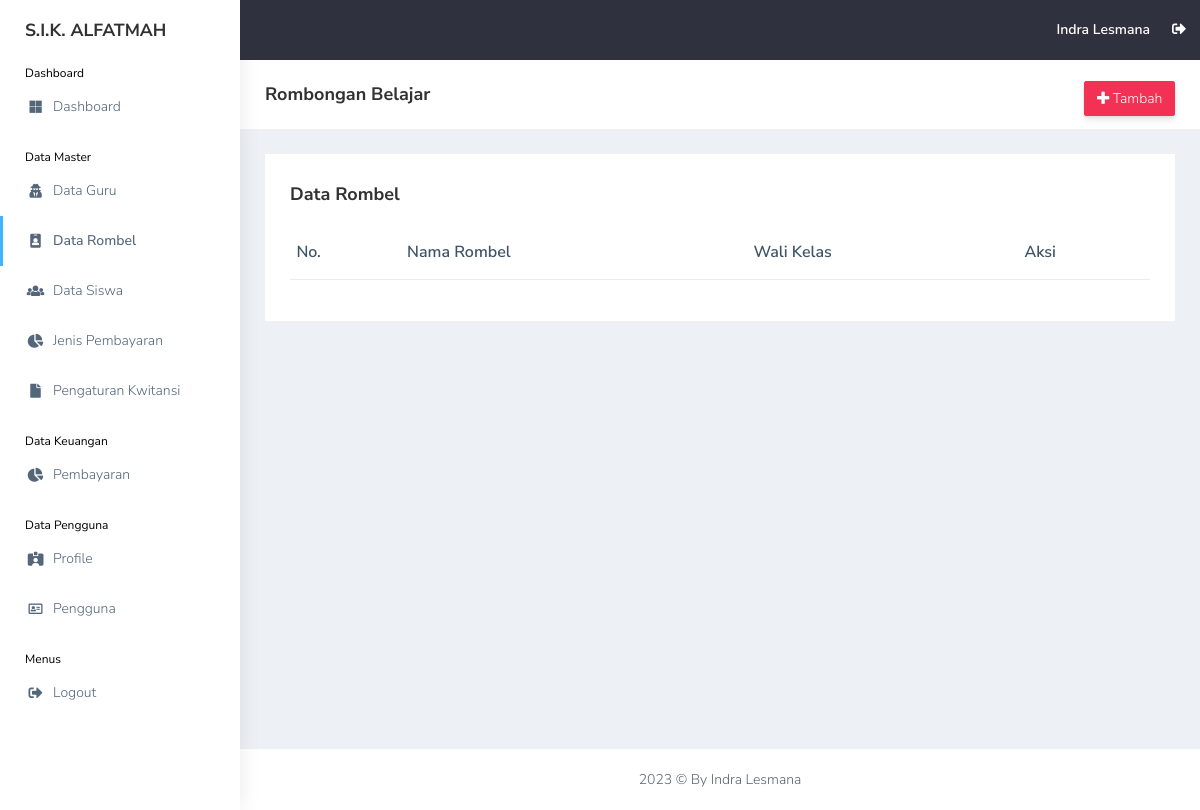
/view_master/rombel.php (signed in), run on an earlier commit of the app's database.
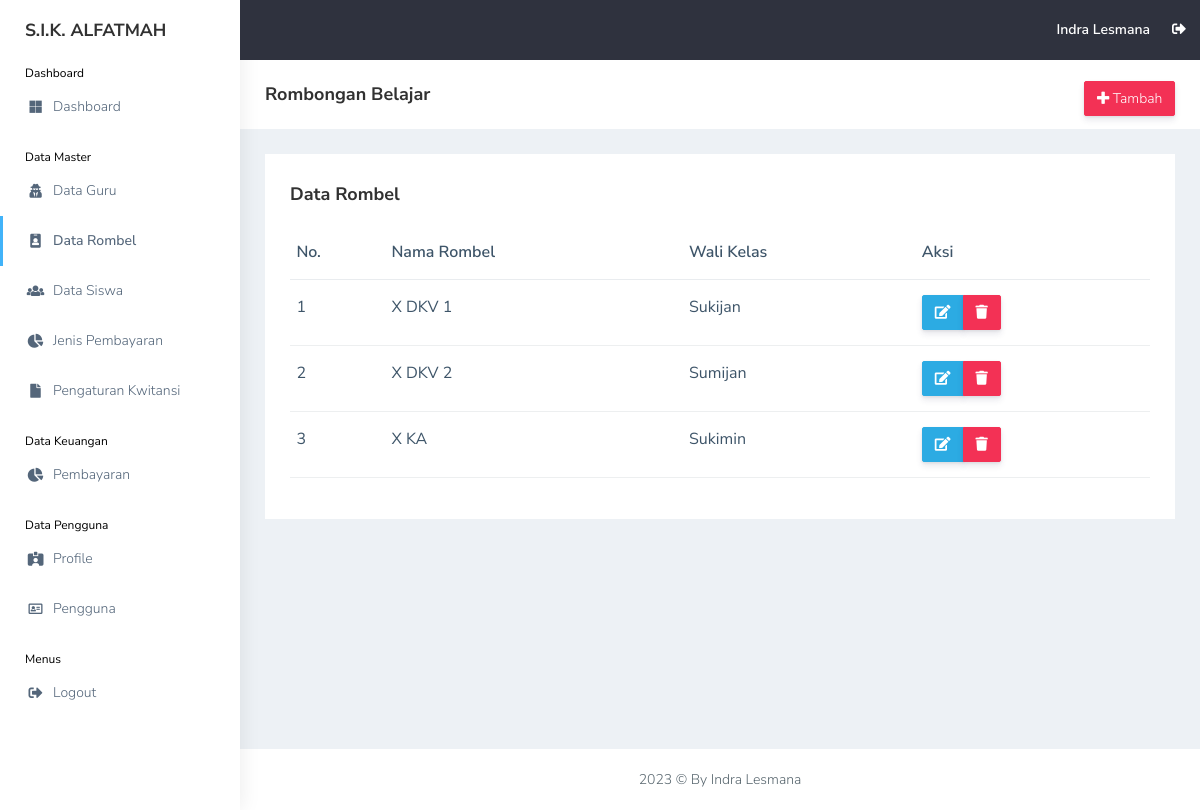
And on a later commit of the database.
### tables this page shows
CREATE TABLE `rombel` (
  `id_rombel` int(11) NOT NULL,
  `rombel` varchar(255) NOT NULL,
  `id_guru` int(11) NOT NULL
);

CREATE TABLE `guru` (
  `id_guru` int(11) NOT NULL,
  `nama_guru` varchar(255) NOT NULL,
  `mapel` varchar(255) NOT NULL,
  `date_created` date NOT NULL,
  `is_active` int(11) NOT NULL
);

### functions.php (called while the page is built, shortened)
<?php
$conn = mysqli_connect("localhost", "root", "", "db_sika");
function query($query)
{
    global $conn;
    $result = mysqli_query($conn, $query);
    $rows = [];
    while ($row = mysqli_fetch_assoc($result)) {
        $rows[] = $row;
    }
    return $rows;
}

### view_master/rombel.php (the view, shortened to what this page needs)
<?php
include "../templates/header.php";
$rombel = query(
    "SELECT * FROM rombel
    INNER JOIN guru ON guru.id_guru = rombel.id_guru"
);
?>
<div class="page-breadcrumb bg-white">
    <div class="row align-items-center">
        <div class="col-lg-3 col-md-4 col-sm-4 col-xs-12">
            <h4 class="page-title">Rombongan Belajar</h4>
        </div>
        <div class="col-lg-9 col-sm-8 col-md-8 col-xs-12">
            <div class="d-md-flex">
                <ol class="breadcrumb ms-auto">
                    <li><a href="rombel_add.php"
                            class="btn btn-danger  d-none d-md-block pull-right ms-3 hidden-xs hidden-sm waves-effect waves-light text-white"><i
                                class="fas fa-plus"></i> Tambah</a>
                    </li>
                </ol>
            </div>
        </div>
    </div>
</div>
<div class="container-fluid">
    <div class="row">
        <div class="col-md-12 col-lg-12 col-sm-12">
            <div class="white-box">
                <div class="d-md-flex mb-3">
                    <h3 class="box-title mb-0">Data Rombel</h3>
                </div>
                <div class="table-responsive">
                    <table class="table no-wrap">
                        <thead>
                            <tr>
                                <th class="border-top-0">No.</th>
                                <th class="border-top-0">Nama Rombel</th>
                                <th class="border-top-0">Wali Kelas</th>
                                <th class="border-top-0">Aksi</th>
                            </tr>
                        </thead>
                        <tbody>
                            <?php $i = 1; ?>
                            <?php foreach ($rombel as $r): ?>
                                <tr>
                                    <td>
                                        <?= $i; ?>
                                    </td>
                                    <td class="txt-oflo">
                                        <?= $r["rombel"]; ?>
                                    </td>
                                    <td class="txt-oflo">
                                        <?= $r["nama_guru"]; ?>
                                    </td>
                                    <td>
                                        <div class="btn-group btn-group-toggle" data-toggle="buttons">
                                            <a href="rombel_edit.php?id_rombel=<?= $r["id_rombel"] ?>"
                                                class="btn btn-info text-white"><i class="fas fa-edit"></i></a>
                                            <a href="rombel_delete.php?id_rombel=<?= $r["id_rombel"] ?>"
                                                class="btn btn-danger text-white"
                                                onclick="return confirm('Yakin ingin menghapus <?= $r['rombel']; ?>?');"><i
                                                    class="fas fa-trash"></i></a>
                                        </div>
                                    </td>
                                </tr>
                                <?php $i++; ?>
                            <?php endforeach; ?>
                        </tbody>
                    </table>
                </div>
            </div>
        </div>
    </div>
</div>
<?php
include "../templates/footer.php";
?>

What changed in the data, as far as the page shows it:
added rombel: rombel "X DKV 1", id_guru.nama_guru "Sukijan"
added rombel: rombel "X DKV 2", id_guru.nama_guru "Sumijan"
added rombel: rombel "X KA", id_guru.nama_guru "Sukimin"
